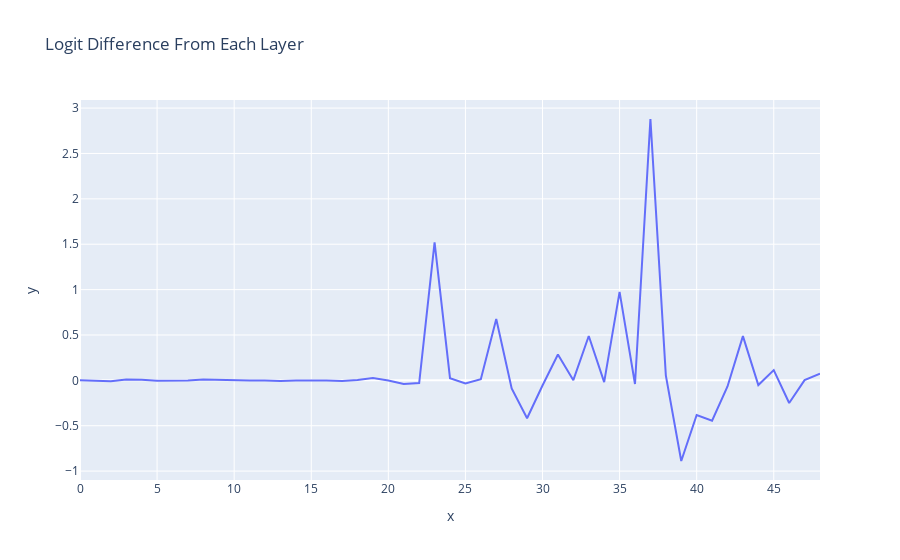

The notebook cell saved with this chart:
### Markdown cell above
Major contributor is attention layer 8, as seen in the Pythia-attn-dropout model; Attention 9 and 10 make a more modest contribution, and the MLPs seem to largely be making negative contributions.

### Code cell
per_layer_residual, labels = clean_cache.decompose_resid(layer=-1, pos_slice=-1, return_labels=True)
per_layer_logit_diffs = residual_stack_to_logit_diff(per_layer_residual, clean_cache)
l_line(per_layer_logit_diffs, hover_name=labels, title="Logit Difference From Each Layer")

### Figure 1 — Plotly figure (JSON) as saved in the notebook; plotly's stock layout.template omitted (floating-point values rounded to 4 significant figures)
{"data": [{"hovertemplate": "<b>%{hovertext}</b><br><br>x=%{x}<br>y=%{y}<extra></extra>", "hovertext": ["embed", "0_attn_out", "0_mlp_out", "1_attn_out", "1_mlp_out", "2_attn_out", "2_mlp_out", "3_attn_out", "3_mlp_out", "4_attn_out", "4_mlp_out", "5_attn_out", "5_mlp_out", "6_attn_out", "6_mlp_out", "7_attn_out", "7_mlp_out", "8_attn_out", "8_mlp_out", "9_attn_out", "9_mlp_out", "10_attn_out", "10_mlp_out", "11_attn_out", "11_mlp_out", "12_attn_out", "12_mlp_out", "13_attn_out", "13_mlp_out", "14_attn_out", "14_mlp_out", "15_attn_out", "15_mlp_out", "16_attn_out", "16_mlp_out", "17_attn_out", "17_mlp_out", "18_attn_out", "18_mlp_out", "19_attn_out", "19_mlp_out", "20_attn_out", "20_mlp_out", "21_attn_out", "21_mlp_out", "22_attn_out", "22_mlp_out", "23_attn_out", "23_mlp_out"], "legendgroup": "", "line": {"color": "#636efa", "dash": "solid"}, "marker": {"symbol": "circle"}, "mode": "lines", "name": "", "orientation": "v", "showlegend": false, "type": "scatter", "x": [0, 1, 2, 3, 4, 5, 6, 7, 8, 9, 10, 11, 12, 13, 14, 15, 16, 17, 18, 19, 20, 21, 22, 23, 24, 25, 26, 27, 28, 29, 30, 31, 32, 33, 34, 35, 36, 37, 38, 39, 40, 41, 42, 43, 44, 45, 46, 47, 48], "xaxis": "x", "y": [0.0005843, -0.006084, -0.009688, 0.008185, 0.006222, -0.004968, -0.00211, -0.001497, 0.009705, 0.003416, 0.002738, -0.003033, -0.001521, -0.007625, -0.0003925, 0.001506, -0.001378, -0.006041, 0.004142, 0.02491, -0.001221, -0.03934, -0.02988, 1.519, 0.02412, -0.03454, 0.01312, 0.6768, -0.08827, -0.4182, -0.05641, 0.285, 0.002122, 0.489, -0.01883, 0.9747, -0.04067, 2.88, 0.05551, -0.8887, -0.382, -0.4441, -0.06776, 0.4872, -0.05225, 0.1129, -0.2494, 0.001863, 0.07326], "yaxis": "y"}], "layout": {"legend": {"tracegroupgap": 0}, "title": {"text": "Logit Difference From Each Layer"}, "xaxis": {"anchor": "y", "domain": [0, 1], "title": {"text": "x"}}, "yaxis": {"anchor": "x", "domain": [0, 1], "title": {"text": "y"}}}}
